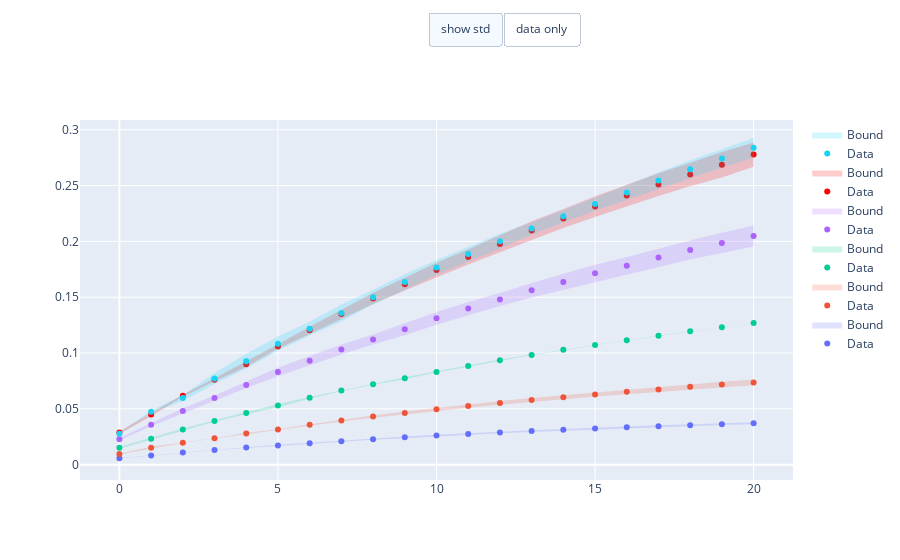

Write notebook code for a chart like this one.
### Code cell
fig = go.Figure()
colors = matplotlib.colors.to_rgba_array(px.colors.qualitative.Plotly)

for mean, std, time, color_list in zip(means, stds, estimator.subset_time, colors):
    color = color_to_RGBA_string(color_list)
    fig.add_trace(
        go.Scatter(name="Data", x=time, y=mean, line=dict(color=color), mode="markers")
    )
    fig.add_trace(
        go.Scatter(
            name="Bound",
            x=time,
            y=mean + std,
            mode="lines",
            line=dict(width=0),
            showlegend=False,
        )
    )
    color_list[-1] = 0.2
    color = color_to_RGBA_string(color_list)
    fig.add_trace(
        go.Scatter(
            name="Bound",
            x=time,
            y=mean - std,
            line=dict(width=0),
            mode="lines",
            fillcolor=color,
            fill="tonexty",
            showlegend=True,
        )
    )

um = [{}, {}]
buttons = []
menuadjustment = 0.15

buttonX = -0.1
buttonY = 1 + menuadjustment

buttons = []
buttons.append(
    dict(
        method="update",
        label="show std",
        visible=True,
        args=[
            {
                "visible": _visibility_mask(
                    visible_traces=["Data", "Bound"], fig_data=fig.data
                )
            }
        ],
    )
)

buttons.append(
    dict(
        method="update",
        label="data only",
        visible=True,
        args=[{"visible": [trace.name != "Bound" for trace in fig.data]}],
    )
)

fig.update_layout(
    updatemenus=[
        dict(
            type="buttons",
            direction="right",
            x=0.7,
            y=1.3,
            showactive=True,
            buttons=buttons,
        )
    ]
)


fig.show()

### Figure 1 — Plotly figure (JSON) as saved in the notebook; plotly's stock layout.template omitted (floating-point values rounded to 4 significant figures)
{"data": [{"line": {"color": "rgba(0.38823529411764707, 0.43137254901960786, 0.9803921568627451, 1.0)"}, "mode": "markers", "name": "Data", "type": "scatter", "x": [0, 1, 2, 3, 4, 5, 6, 7, 8, 9, 10, 11, 12, 13, 14, 15, 16, 17, 18, 19, 20], "y": [0.005726, 0.008292, 0.01079, 0.0131, 0.01527, 0.01723, 0.0192, 0.02104, 0.02281, 0.02445, 0.02602, 0.02738, 0.02882, 0.03005, 0.03121, 0.03244, 0.03347, 0.0345, 0.03539, 0.03621, 0.03717]}, {"line": {"width": 0}, "mode": "lines", "name": "Bound", "showlegend": false, "type": "scatter", "x": [0, 1, 2, 3, 4, 5, 6, 7, 8, 9, 10, 11, 12, 13, 14, 15, 16, 17, 18, 19, 20], "y": [0.005929, 0.008495, 0.01106, 0.01337, 0.01567, 0.01771, 0.01975, 0.02165, 0.02342, 0.0252, 0.0267, 0.0282, 0.02957, 0.0308, 0.03203, 0.03326, 0.03436, 0.03532, 0.03614, 0.03697, 0.03807]}, {"fill": "tonexty", "fillcolor": "rgba(0.38823529411764707, 0.43137254901960786, 0.9803921568627451, 0.2)", "line": {"width": 0}, "mode": "lines", "name": "Bound", "showlegend": true, "type": "scatter", "x": [0, 1, 2, 3, 4, 5, 6, 7, 8, 9, 10, 11, 12, 13, 14, 15, 16, 17, 18, 19, 20], "y": [0.005524, 0.008089, 0.01052, 0.01283, 0.01486, 0.01676, 0.01866, 0.02043, 0.0222, 0.0237, 0.02533, 0.02656, 0.02806, 0.02929, 0.03039, 0.03162, 0.03258, 0.03367, 0.03463, 0.03546, 0.03628]}, {"line": {"color": "rgba(0.9372549019607843, 0.3333333333333333, 0.23137254901960785, 1.0)"}, "mode": "markers", "name": "Data", "type": "scatter", "x": [0, 1, 2, 3, 4, 5, 6, 7, 8, 9, 10, 11, 12, 13, 14, 15, 16, 17, 18, 19, 20], "y": [0.009509, 0.01506, 0.01961, 0.02356, 0.02786, 0.03155, 0.03566, 0.03951, 0.04302, 0.04633, 0.04951, 0.05248, 0.05533, 0.05797, 0.0604, 0.06291, 0.06528, 0.06737, 0.06975, 0.07171, 0.07367]}, {"line": {"width": 0}, "mode": "lines", "name": "Bound", "showlegend": false, "type": "scatter", "x": [0, 1, 2, 3, 4, 5, 6, 7, 8, 9, 10, 11, 12, 13, 14, 15, 16, 17, 18, 19, 20], "y": [0.009847, 0.01594, 0.01975, 0.0237, 0.02847, 0.03176, 0.03614, 0.0404, 0.04412, 0.04757, 0.05089, 0.05408, 0.05699, 0.05963, 0.06214, 0.06479, 0.06744, 0.06954, 0.0722, 0.0743, 0.07627]}, {"fill": "tonexty", "fillcolor": "rgba(0.9372549019607843, 0.3333333333333333, 0.23137254901960785, 0.2)", "line": {"width": 0}, "mode": "lines", "name": "Bound", "showlegend": true, "type": "scatter", "x": [0, 1, 2, 3, 4, 5, 6, 7, 8, 9, 10, 11, 12, 13, 14, 15, 16, 17, 18, 19, 20], "y": [0.009171, 0.01418, 0.01948, 0.02342, 0.02724, 0.03135, 0.03518, 0.03862, 0.04192, 0.04509, 0.04813, 0.05089, 0.05366, 0.0563, 0.05866, 0.06102, 0.06311, 0.06521, 0.0673, 0.06912, 0.07108]}, {"line": {"color": "rgba(0.0, 0.8, 0.5882352941176471, 1.0)"}, "mode": "markers", "name": "Data", "type": "scatter", "x": [0, 1, 2, 3, 4, 5, 6, 7, 8, 9, 10, 11, 12, 13, 14, 15, 16, 17, 18, 19, 20], "y": [0.01521, 0.02324, 0.03157, 0.03911, 0.04628, 0.05292, 0.05986, 0.06634, 0.07207, 0.07748, 0.08304, 0.0884, 0.09357, 0.09833, 0.1028, 0.1072, 0.1113, 0.1154, 0.1194, 0.1231, 0.1268]}, {"line": {"width": 0}, "mode": "lines", "name": "Bound", "showlegend": false, "type": "scatter", "x": [0, 1, 2, 3, 4, 5, 6, 7, 8, 9, 10, 11, 12, 13, 14, 15, 16, 17, 18, 19, 20], "y": [0.0161, 0.02412, 0.03246, 0.03973, 0.04731, 0.05437, 0.06062, 0.06676, 0.07249, 0.07839, 0.0836, 0.08883, 0.09421, 0.09861, 0.103, 0.1075, 0.1115, 0.1156, 0.1195, 0.1231, 0.1269]}, {"fill": "tonexty", "fillcolor": "rgba(0.0, 0.8, 0.5882352941176471, 0.2)", "line": {"width": 0}, "mode": "lines", "name": "Bound", "showlegend": true, "type": "scatter", "x": [0, 1, 2, 3, 4, 5, 6, 7, 8, 9, 10, 11, 12, 13, 14, 15, 16, 17, 18, 19, 20], "y": [0.01433, 0.02235, 0.03068, 0.03849, 0.04524, 0.05146, 0.05909, 0.06592, 0.07165, 0.07656, 0.08247, 0.08798, 0.09293, 0.09805, 0.1026, 0.1069, 0.1112, 0.1152, 0.1194, 0.1231, 0.1267]}, {"line": {"color": "rgba(0.6705882352941176, 0.38823529411764707, 0.9803921568627451, 1.0)"}, "mode": "markers", "name": "Data", "type": "scatter", "x": [0, 1, 2, 3, 4, 5, 6, 7, 8, 9, 10, 11, 12, 13, 14, 15, 16, 17, 18, 19, 20], "y": [0.0228, 0.03573, 0.04812, 0.05963, 0.07135, 0.08302, 0.09313, 0.1032, 0.1121, 0.1212, 0.1311, 0.1398, 0.1479, 0.1563, 0.1637, 0.1714, 0.1783, 0.1855, 0.1923, 0.1986, 0.2049]}, {"line": {"width": 0}, "mode": "lines", "name": "Bound", "showlegend": false, "type": "scatter", "x": [0, 1, 2, 3, 4, 5, 6, 7, 8, 9, 10, 11, 12, 13, 14, 15, 16, 17, 18, 19, 20], "y": [0.02396, 0.0371, 0.05047, 0.06199, 0.07415, 0.08682, 0.09731, 0.1077, 0.1166, 0.1266, 0.1367, 0.1456, 0.1537, 0.1628, 0.1708, 0.1792, 0.186, 0.1937, 0.2008, 0.2078, 0.2143]}, {"fill": "tonexty", "fillcolor": "rgba(0.6705882352941176, 0.38823529411764707, 0.9803921568627451, 0.2)", "line": {"width": 0}, "mode": "lines", "name": "Bound", "showlegend": true, "type": "scatter", "x": [0, 1, 2, 3, 4, 5, 6, 7, 8, 9, 10, 11, 12, 13, 14, 15, 16, 17, 18, 19, 20], "y": [0.02165, 0.03435, 0.04577, 0.05726, 0.06855, 0.07921, 0.08894, 0.09859, 0.1076, 0.1159, 0.1254, 0.134, 0.1421, 0.1497, 0.1566, 0.1637, 0.1705, 0.1772, 0.1838, 0.1895, 0.1955]}, {"line": {"color": "rgba(1.0, 0.6313725490196078, 0.35294117647058826, 1.0)"}, "mode": "markers", "name": "Data", "type": "scatter", "x": [0, 1, 2, 3, 4, 5, 6, 7, 8, 9, 10, 11, 12, 13, 14, 15, 16, 17, 18, 19, 20], "y": [0.0287, 0.0449, 0.06167, 0.07607, 0.09003, 0.1059, 0.1203, 0.1349, 0.1489, 0.1617, 0.1743, 0.1861, 0.1977, 0.2096, 0.2205, 0.2312, 0.2411, 0.2509, 0.2598, 0.2686, 0.2777]}, {"line": {"width": 0}, "mode": "lines", "name": "Bound", "showlegend": false, "type": "scatter", "x": [0, 1, 2, 3, 4, 5, 6, 7, 8, 9, 10, 11, 12, 13, 14, 15, 16, 17, 18, 19, 20], "y": [0.02993, 0.04655, 0.0625, 0.07748, 0.09258, 0.108, 0.1236, 0.1391, 0.1539, 0.1674, 0.1807, 0.1929, 0.2053, 0.2179, 0.229, 0.2404, 0.2507, 0.261, 0.2703, 0.28, 0.2886]}, {"fill": "tonexty", "fillcolor": "rgba(1.0, 0.6313725490196078, 0.35294117647058826, 0.2)", "line": {"width": 0}, "mode": "lines", "name": "Bound", "showlegend": true, "type": "scatter", "x": [0, 1, 2, 3, 4, 5, 6, 7, 8, 9, 10, 11, 12, 13, 14, 15, 16, 17, 18, 19, 20], "y": [0.02747, 0.04324, 0.06083, 0.07467, 0.08748, 0.1038, 0.117, 0.1306, 0.144, 0.156, 0.1678, 0.1793, 0.1902, 0.2014, 0.212, 0.2219, 0.2314, 0.2407, 0.2493, 0.2573, 0.2669]}, {"line": {"color": "rgba(0.09803921568627451, 0.8274509803921568, 0.9529411764705882, 1.0)"}, "mode": "markers", "name": "Data", "type": "scatter", "x": [0, 1, 2, 3, 4, 5, 6, 7, 8, 9, 10, 11, 12, 13, 14, 15, 16, 17, 18, 19, 20], "y": [0.02766, 0.04744, 0.05978, 0.07712, 0.09265, 0.1084, 0.1218, 0.1358, 0.15, 0.1637, 0.1766, 0.1886, 0.2001, 0.2114, 0.2225, 0.2334, 0.2438, 0.2544, 0.2647, 0.2742, 0.2838]}, {"line": {"width": 0}, "mode": "lines", "name": "Bound", "showlegend": false, "type": "scatter", "x": [0, 1, 2, 3, 4, 5, 6, 7, 8, 9, 10, 11, 12, 13, 14, 15, 16, 17, 18, 19, 20], "y": [0.02841, 0.04861, 0.06249, 0.08211, 0.09924, 0.1147, 0.1279, 0.1434, 0.1566, 0.1706, 0.1833, 0.1953, 0.2068, 0.217, 0.2279, 0.2395, 0.2504, 0.2616, 0.2727, 0.2825, 0.2926]}, {"fill": "tonexty", "fillcolor": "rgba(0.09803921568627451, 0.8274509803921568, 0.9529411764705882, 0.2)", "line": {"width": 0}, "mode": "lines", "name": "Bound", "showlegend": true, "type": "scatter", "x": [0, 1, 2, 3, 4, 5, 6, 7, 8, 9, 10, 11, 12, 13, 14, 15, 16, 17, 18, 19, 20], "y": [0.02691, 0.04626, 0.05707, 0.07213, 0.08606, 0.1021, 0.1157, 0.1282, 0.1434, 0.1567, 0.1699, 0.1819, 0.1933, 0.2059, 0.2172, 0.2274, 0.2373, 0.2472, 0.2566, 0.2659, 0.2751]}], "layout": {"updatemenus": [{"buttons": [{"args": [{"visible": [true, true, true, true, true, true, true, true, true, true, true, true, true, true, true, true, true, true]}], "label": "show std", "method": "update", "visible": true}, {"args": [{"visible": [true, false, false, true, false, false, true, false, false, true, false, false, true, false, false, true, false, false]}], "label": "data only", "method": "update", "visible": true}], "direction": "right", "showactive": true, "type": "buttons", "x": 0.7, "y": 1.3}]}}
